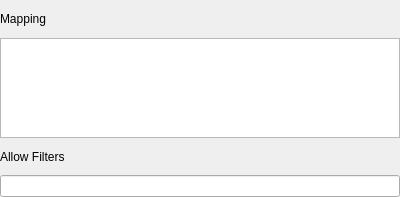
<?xml version="1.0" encoding="UTF-8"?>
<ui version="4.0">
 <class>S3FormDirSetting</class>
 <widget class="QWidget" name="S3FormDirSetting">
  <property name="geometry">
   <rect>
    <x>0</x>
    <y>0</y>
    <width>400</width>
    <height>197</height>
   </rect>
  </property>
  <property name="windowTitle">
   <string>Form</string>
  </property>
  <layout class="QVBoxLayout" name="verticalLayout">
   <property name="leftMargin">
    <number>0</number>
   </property>
   <property name="topMargin">
    <number>6</number>
   </property>
   <property name="rightMargin">
    <number>0</number>
   </property>
   <property name="bottomMargin">
    <number>0</number>
   </property>
   <item>
    <widget class="QLabel" name="re">
     <property name="minimumSize">
      <size>
       <width>80</width>
       <height>0</height>
      </size>
     </property>
     <property name="maximumSize">
      <size>
       <width>80</width>
       <height>16777215</height>
      </size>
     </property>
     <property name="baseSize">
      <size>
       <width>80</width>
       <height>0</height>
      </size>
     </property>
     <property name="text">
      <string>Mapping</string>
     </property>
     <property name="alignment">
      <set>Qt::AlignLeading|Qt::AlignLeft|Qt::AlignVCenter</set>
     </property>
    </widget>
   </item>
   <item>
    <widget class="ady::DirMappingView" name="remoteTreeView">
     <property name="minimumSize">
      <size>
       <width>0</width>
       <height>100</height>
      </size>
     </property>
     <property name="maximumSize">
      <size>
       <width>16777215</width>
       <height>100</height>
      </size>
     </property>
     <property name="editTriggers">
      <set>QAbstractItemView::CurrentChanged|QAbstractItemView::EditKeyPressed|QAbstractItemView::SelectedClicked</set>
     </property>
     <property name="rootIsDecorated">
      <bool>false</bool>
     </property>
     <property name="itemsExpandable">
      <bool>false</bool>
     </property>
    </widget>
   </item>
   <item>
    <widget class="QLabel" name="ext">
     <property name="minimumSize">
      <size>
       <width>80</width>
       <height>0</height>
      </size>
     </property>
     <property name="maximumSize">
      <size>
       <width>80</width>
       <height>16777215</height>
      </size>
     </property>
     <property name="baseSize">
      <size>
       <width>80</width>
       <height>0</height>
      </size>
     </property>
     <property name="text">
      <string>Allow Filters</string>
     </property>
     <property name="alignment">
      <set>Qt::AlignLeading|Qt::AlignLeft|Qt::AlignVCenter</set>
     </property>
    </widget>
   </item>
   <item>
    <widget class="QLineEdit" name="allowExtLineEdit"/>
   </item>
  </layout>
 </widget>
 <customwidgets>
  <customwidget>
   <class>ady::DirMappingView</class>
   <extends>QTreeView</extends>
   <header location="global">components/dir_mapping_view.h</header>
  </customwidget>
 </customwidgets>
 <resources/>
 <connections/>
</ui>
